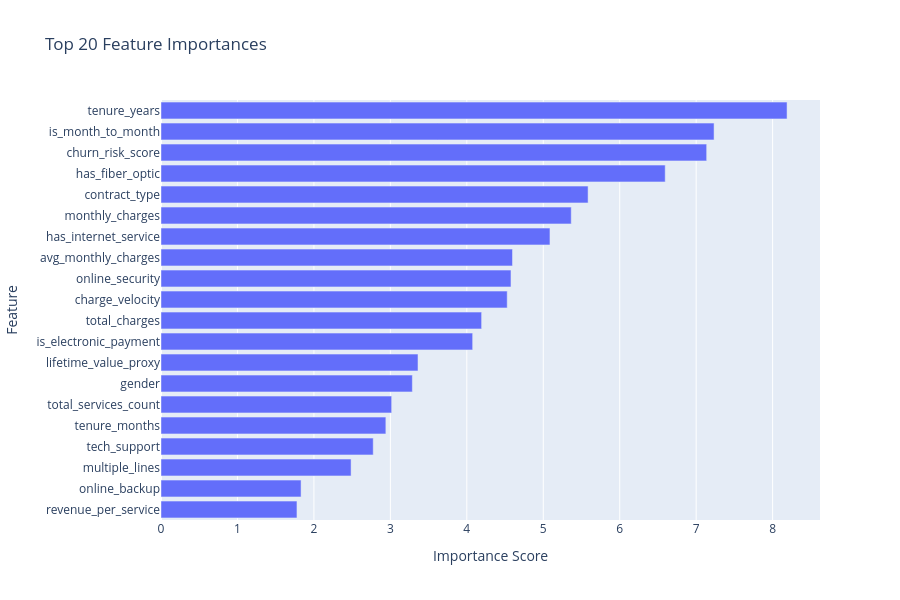

The cell this chart's notebook holds for it:
### Markdown cell above
## 4. Feature Importance Analysis

### Code cell
# Get feature importance
importance = baseline_model.get_feature_importance()
importance_df = pd.DataFrame(list(importance.items()), 
                             columns=['Feature', 'Importance']).sort_values('Importance', ascending=False)

# Top 20 features
top_features = importance_df.head(20)

fig = px.bar(top_features.sort_values('Importance'), 
             x='Importance', y='Feature',
             orientation='h',
             title='Top 20 Feature Importances',
             labels={'Importance': 'Importance Score'})
fig.update_layout(height=600)
fig.show()

print("\nTop 10 Features:")
print(importance_df.head(10).to_string(index=False))

### Figure 1 — Plotly figure (JSON) as saved in the notebook; plotly's stock layout.template omitted (floating-point values rounded to 4 significant figures)
{"data": [{"hovertemplate": "Importance Score=%{x}<br>Feature=%{y}<extra></extra>", "legendgroup": "", "marker": {"color": "#636efa", "pattern": {"shape": ""}}, "name": "", "orientation": "h", "showlegend": false, "textposition": "auto", "type": "bar", "x": [1.778, 1.832, 2.486, 2.776, 2.941, 3.017, 3.288, 3.361, 4.076, 4.194, 4.528, 4.578, 4.597, 5.088, 5.366, 5.586, 6.595, 7.137, 7.234, 8.189], "xaxis": "x", "y": ["revenue_per_service", "online_backup", "multiple_lines", "tech_support", "tenure_months", "total_services_count", "gender", "lifetime_value_proxy", "is_electronic_payment", "total_charges", "charge_velocity", "online_security", "avg_monthly_charges", "has_internet_service", "monthly_charges", "contract_type", "has_fiber_optic", "churn_risk_score", "is_month_to_month", "tenure_years"], "yaxis": "y"}], "layout": {"barmode": "relative", "height": 600, "legend": {"tracegroupgap": 0}, "title": {"text": "Top 20 Feature Importances"}, "xaxis": {"anchor": "y", "domain": [0, 1], "title": {"text": "Importance Score"}}, "yaxis": {"anchor": "x", "domain": [0, 1], "title": {"text": "Feature"}}}}
